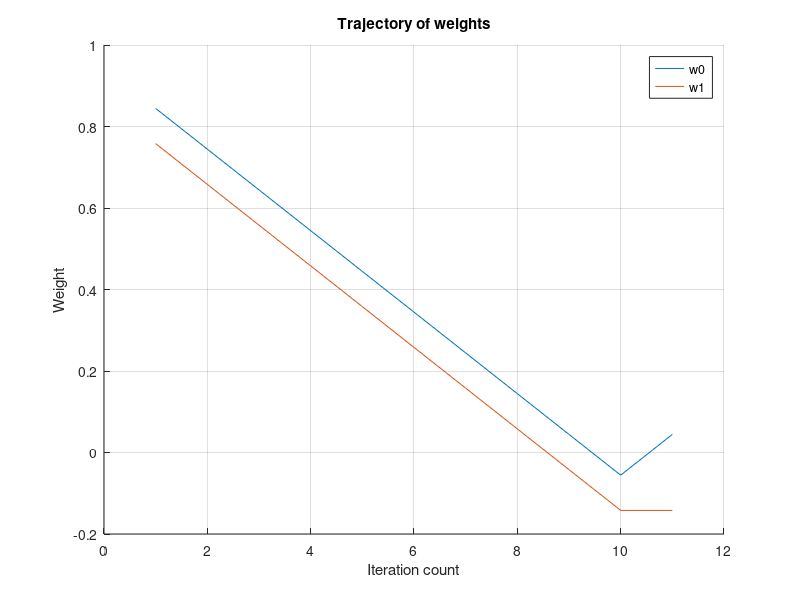
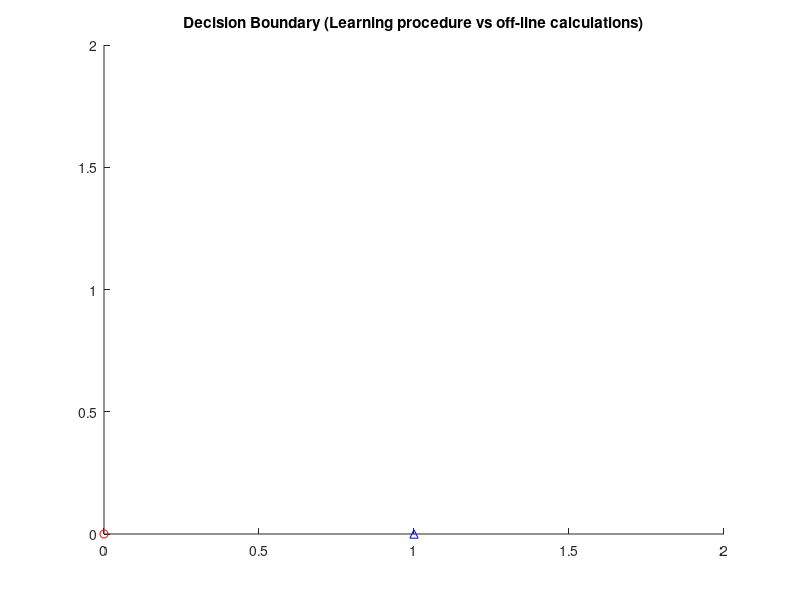

MATLAB code for these plots, in order: (Note: this script raises an error after producing the figures.)
clc
clear

and = [1 1 1 1; 0 0 1 1; 0 1 0 1; 0 0 0 1];
or = [1 1 1 1; 0 0 1 1; 0 1 0 1; 0 1 1 1];
nand = [1 1 1 1; 0 0 1 1; 0 1 0 1; 1 1 1 0];
complement = [1 1; 0 1; 1 0];


func = complement;
l_rate = 0.1;
[dim, num_inputs] = size(func);
%setting seed to 0 to ensure reproducibility
rng('default')
s = rng;

weights = rand(1, dim-1);
count = 1;

classified = false;

while ~(classified)
    classified = true;
    for i = 1: num_inputs
        y = (dot(weights(count, 1:dim-1), func(1:dim-1, i)) >= 0);
        err = func(dim, i) - y;
        if (~(err == 0))
            classified = false;
            weights(count+1, 1:dim-1) = weights(count, 1:dim-1) + (l_rate * err * func(1:dim-1, i))';
            count = count + 1;
        end
    end
end

if dim-1 == 2 %handling complement case
    figure;
    title('Trajectory of weights');
    hold on;
    xlabel("Iteration count");
    ylabel("Weight");
    plot(weights(1:size(weights, 1), 1));
    plot(weights(1:size(weights, 1), 2));
    legend({'w0', 'w1'});
    grid on;
    hold off;
    
    figure;
    title('Decision Boundary (Learning procedure vs off-line calculations)')
    hold on;
    xlim([0,2])
    ylim([0,2])
    %plot truth table
    for i=1:num_inputs
        if func(end, i) == 1
            plot(func(end, i),0, 'b^');
        else
            plot(func(end, i),0, 'ro');
        end
    end
    %plot learning procedure
    x = -weights(end,1)/weights(end,2);
    xline(x,'k');
    %plot COMPLEMENT off line calculation
    xline(0.5, 'r');
    xlabel("x1");
    ylabel("x2");
    grid on
    hold off
end        

if dim-1 == 3
    figure;
    title('Trajectory of weights');
    hold on;
    xlabel("Iteration count");
    ylabel("Weight");
    plot(weights(1:size(weights,1),1));
    plot(weights(1:size(weights,1),2));
    plot(weights(1:size(weights,1),3));
    legend({'w0','w1','w2'});
    grid on
    hold off
    
    figure;
    title('Decision Boundary (Learning procedure vs off-line calculations)')
    hold on;
    x = -10:100;
    m = -weights(end,2)/weights(end,3);
    c = -weights(end,1)/weights(end,3);
    xlim([0,2])
    ylim([0,2])
    %plot truth table
    for i = 1:num_inputs
        if func(end,i) == 1
            plot(func(2,i),func(3,i),'b^');
        else
            plot(func(2,i),func(3,i),'ro');
        end
    end
    %plot learning procedure
    y = m * x + c;
    plot(x, y,'k')
    %plot off line calculation
    y_off_and = -x + 1.5;
    y_off_or = -x + 0.5;
    y_off_nand = -x + 1.5;
    plot(x, y_off_nand, 'r');
    xlabel("x1");
    ylabel("x2");
    grid on
    hold off
end